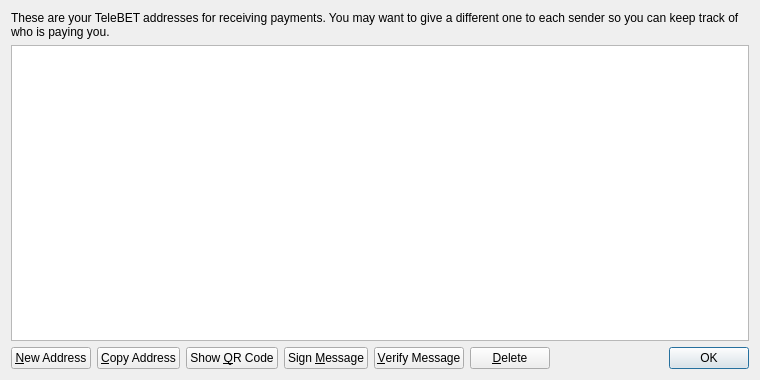
<?xml version="1.0" encoding="UTF-8"?>
<ui version="4.0">
 <class>AddressBookPage</class>
 <widget class="QWidget" name="AddressBookPage">
  <property name="geometry">
   <rect>
    <x>0</x>
    <y>0</y>
    <width>760</width>
    <height>380</height>
   </rect>
  </property>
  <property name="windowTitle">
   <string>Address Book</string>
  </property>
  <layout class="QVBoxLayout" name="verticalLayout">
   <item>
    <widget class="QLabel" name="labelExplanation">
     <property name="text">
      <string>These are your TeleBET addresses for receiving payments. You may want to give a different one to each sender so you can keep track of who is paying you.</string>
     </property>
     <property name="textFormat">
      <enum>Qt::PlainText</enum>
     </property>
     <property name="wordWrap">
      <bool>true</bool>
     </property>
    </widget>
   </item>
   <item>
    <widget class="QTableView" name="tableView">
     <property name="contextMenuPolicy">
      <enum>Qt::CustomContextMenu</enum>
     </property>
     <property name="toolTip">
      <string>Double-click to edit address or label</string>
     </property>
     <property name="tabKeyNavigation">
      <bool>false</bool>
     </property>
     <property name="selectionMode">
      <enum>QAbstractItemView::SingleSelection</enum>
     </property>
     <property name="selectionBehavior">
      <enum>QAbstractItemView::SelectRows</enum>
     </property>
     <property name="sortingEnabled">
      <bool>true</bool>
     </property>
     <attribute name="verticalHeaderVisible">
      <bool>false</bool>
     </attribute>
    </widget>
   </item>
   <item>
    <layout class="QHBoxLayout" name="horizontalLayout">
     <item>
      <widget class="QPushButton" name="newAddressButton">
       <property name="toolTip">
        <string>Create a new address</string>
       </property>
       <property name="text">
        <string>&amp;New Address</string>
       </property>
      </widget>
     </item>
     <item>
      <widget class="QPushButton" name="copyToClipboard">
       <property name="toolTip">
        <string>Copy the currently selected address to the system clipboard</string>
       </property>
       <property name="text">
        <string>&amp;Copy Address</string>
       </property>
      </widget>
     </item>
     <item>
      <widget class="QPushButton" name="showQRCode">
       <property name="text">
        <string>Show &amp;QR Code</string>
       </property>
      </widget>
     </item>
     <item>
      <widget class="QPushButton" name="signMessage">
       <property name="toolTip">
        <string>Sign a message to prove you own a TeleBET address</string>
       </property>
       <property name="text">
        <string>Sign &amp;Message</string>
       </property>
      </widget>
     </item>
     <item>
      <widget class="QPushButton" name="verifyMessage">
       <property name="toolTip">
        <string>Verify a message to ensure it was signed with a specified TeleBET address</string>
       </property>
       <property name="text">
        <string>&amp;Verify Message</string>
       </property>
      </widget>
     </item>
     <item>
      <widget class="QPushButton" name="deleteButton">
       <property name="toolTip">
        <string>Delete the currently selected address from the list</string>
       </property>
       <property name="text">
        <string>&amp;Delete</string>
       </property>
      </widget>
     </item>
     <item>
      <spacer name="horizontalSpacer">
       <property name="orientation">
        <enum>Qt::Horizontal</enum>
       </property>
       <property name="sizeHint" stdset="0">
        <size>
         <width>40</width>
         <height>20</height>
        </size>
       </property>
      </spacer>
     </item>
     <item>
      <widget class="QDialogButtonBox" name="buttonBox">
       <property name="sizePolicy">
        <sizepolicy hsizetype="Maximum" vsizetype="Fixed">
         <horstretch>0</horstretch>
         <verstretch>0</verstretch>
        </sizepolicy>
       </property>
       <property name="standardButtons">
        <set>QDialogButtonBox::Ok</set>
       </property>
      </widget>
     </item>
    </layout>
   </item>
  </layout>
 </widget>
 <resources>
  <include location="../bitcoin.qrc"/>
 </resources>
 <connections/>
</ui>
